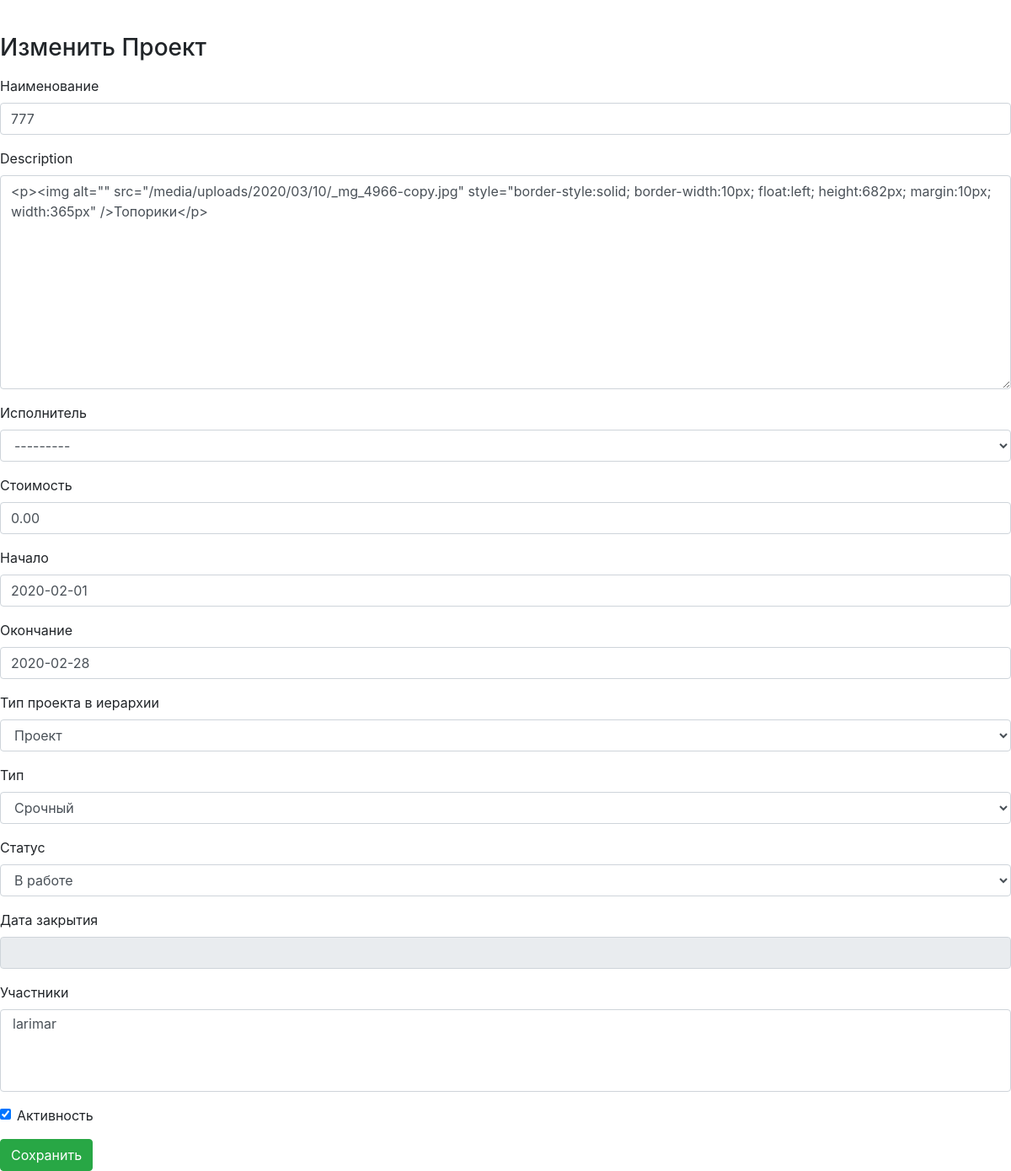
The page /projects/projects_list/project_update/12 on the database as committed earlier.
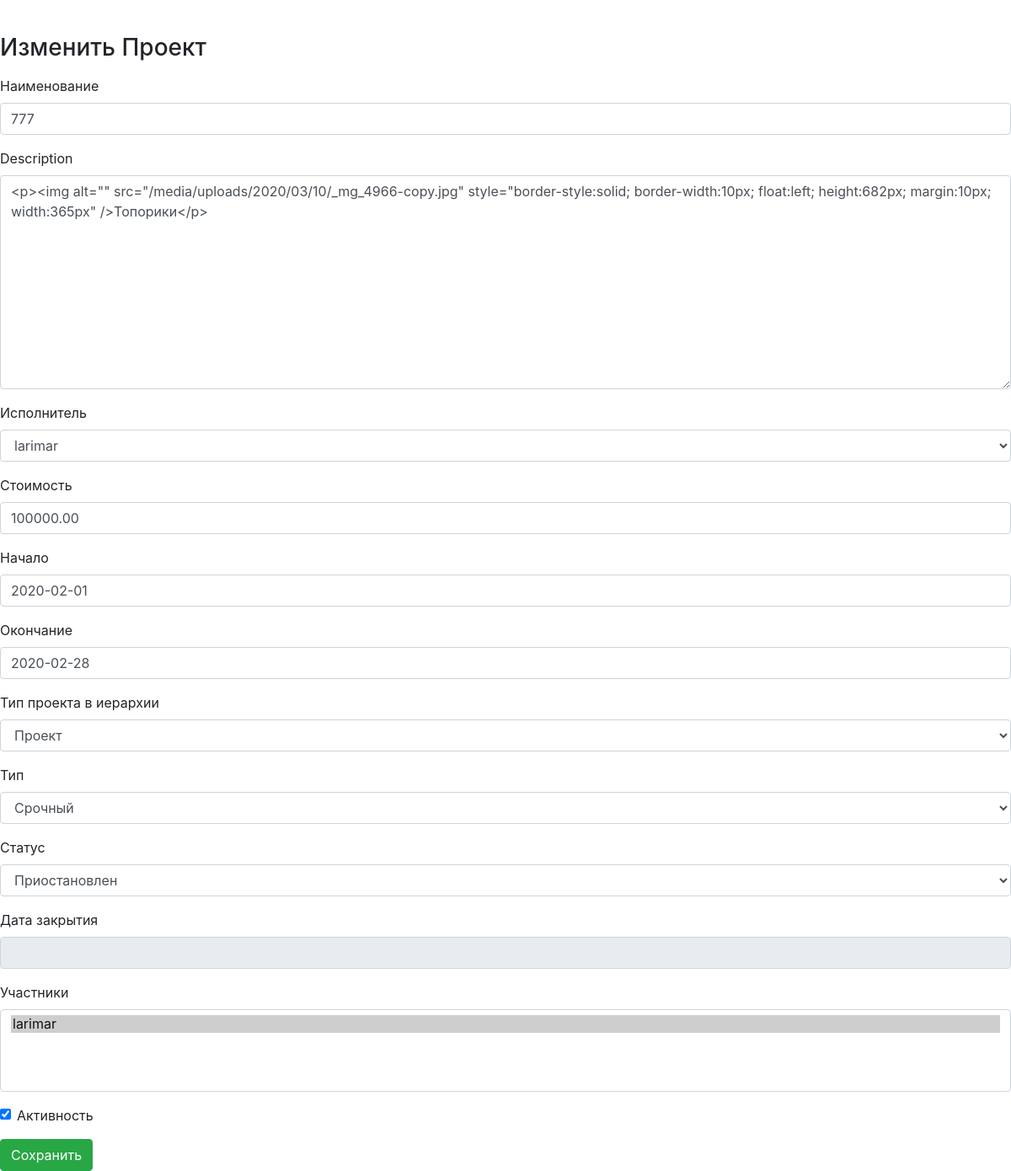
The same page on the database as committed later.
### projects/models.py (models this page shows, shortened)
class Project(MPTTModel):
    name = models.CharField("Наименование", max_length=64)
    description = RichTextUploadingField("Описание")
    datebegin = models.DateField("Начало")
    dateend = models.DateField("Окончание")
    company = models.ForeignKey('companies.Company', on_delete=models.CASCADE, related_name='resultcompany', verbose_name="Компания")
    parent = TreeForeignKey('self', null=True, blank=True, limit_choices_to={'is_active':True}, on_delete=models.CASCADE, related_name='project_children', verbose_name="Проект верхнего уровня")
    assigner = models.ForeignKey('auth.User', on_delete=models.CASCADE, related_name='project_assigner', verbose_name="Исполнитель")
    cost = models.DecimalField("Стоимость", max_digits=12, decimal_places=2)
    structure_type = models.ForeignKey('Dict_ProjectStructureType', limit_choices_to={'is_active':True}, on_delete=models.CASCADE, related_name='project_structure_type', verbose_name="Тип проекта в иерархии")
    type = models.ForeignKey('Dict_ProjectType', limit_choices_to={'is_active':True}, on_delete=models.CASCADE, related_name='project_type', verbose_name="Тип")
    status = models.ForeignKey('Dict_ProjectStatus', limit_choices_to={'is_active':True}, on_delete=models.CASCADE, related_name='project_status', verbose_name="Статус")
    datecreate = models.DateTimeField("Создан", auto_now_add=True)
    dateclose = models.DateTimeField("Дата закрытия", auto_now_add=False, blank=True, null=True)
    author = models.ForeignKey('auth.User', on_delete=models.CASCADE, related_name='project_author', verbose_name="Автор")
    members = models.ManyToManyField('auth.User', related_name='project_members', verbose_name="Участники")
    is_active = models.BooleanField("Активность", default=True)
    class MPTTMeta:
        order_insertion_by = ['name']
    class Meta:
        verbose_name = 'Проект'
        verbose_name_plural = 'Проекты'

class Dict_ProjectStructureType(models.Model):
    name = models.CharField("Наименование", max_length=64)
    sort = models.PositiveSmallIntegerField(default=1, blank=True, null=True)
    name_lang = models.CharField("Перевод", max_length=64, blank=True, null=True)
    is_active = models.BooleanField("Активность", default=True)
    class Meta:
        ordering = ('sort',)
        verbose_name = 'Тип проектов в иерархии'
        verbose_name_plural = 'Типы проектов в иерархии'
    def __str__(self):
        return (self.name)

class Dict_ProjectType(models.Model):
    name = models.CharField("Наименование", max_length=64)
    sort = models.PositiveSmallIntegerField(default=1, blank=True, null=True)
    name_lang = models.CharField("Перевод", max_length=64, blank=True, null=True)
    is_active = models.BooleanField("Активность", default=True)
    class Meta:
        ordering = ('sort',)
        verbose_name = 'Тип проекта'
        verbose_name_plural = 'Типы проектов'
    def __str__(self):
        return (self.name)

class Dict_ProjectStatus(models.Model):
    name = models.CharField("Наименование", max_length=64)
    sort = models.PositiveSmallIntegerField(default=1, blank=True, null=True)
    name_lang = models.CharField("Перевод", max_length=64, blank=True, null=True)
    is_close = models.BooleanField("Закрывает проект", default=False)
    is_active = models.BooleanField("Активность", default=True)
    class Meta:
        ordering = ('sort',)
        verbose_name = 'Статус проекта'
        verbose_name_plural = 'Статусы проектов'
    def __str__(self):
        return (self.name)

### projects/views.py (the view)
# urls.py: path('projects_list/project_update/<int:pk>', views.ProjectUpdate.as_view(), name = 'project_update'),
class ProjectUpdate(UpdateView):
    model = Project
    form_class = ProjectForm
    template_name = 'object_form.html'
    def get_context_data(self, **kwargs):
       context = super(ProjectUpdate, self).get_context_data(**kwargs)
       context['header'] = 'Изменить Проект'
       return context
    def get_form_kwargs(self):
       kwargs = super(ProjectUpdate, self).get_form_kwargs()
       kwargs.update({'user': self.request.user, 'action': 'update'})
       return kwargs

### templates/object_form.html (shortened to what this page needs)
{% extends 'base.html' %}
{% load bootstrap4 %}
{% block project %}
    <h3>{{ header }}</h3>
    <form class="mt-3" action="" method="post">{% csrf_token %}
        {% bootstrap_form form layout="horizontal" %}
        {% buttons %}
           <button class="btn btn-success" name="submit">Сохранить</button>
        {% endbuttons %}
    </form>
{% endblock %}

Rows that differ between the two databases and show on the page:
changed Project "Проект": assigner "---------" → "larimar"; cost "0.00" → "100000.00"; status "В работе" → "Приостановлен"
Other text that changed with them:
form field members: "larimar" → "larimar ☑"
